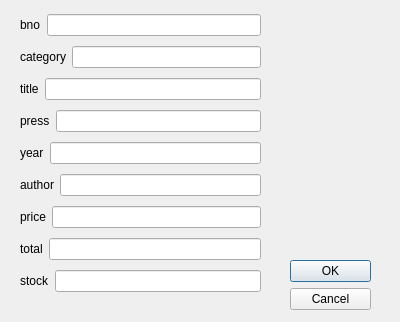
<?xml version="1.0" encoding="UTF-8"?>
<ui version="4.0">
 <class>single_book_in_dialog</class>
 <widget class="QDialog" name="single_book_in_dialog">
  <property name="geometry">
   <rect>
    <x>0</x>
    <y>0</y>
    <width>400</width>
    <height>322</height>
   </rect>
  </property>
  <property name="windowTitle">
   <string>Dialog</string>
  </property>
  <widget class="QDialogButtonBox" name="buttonBox">
   <property name="geometry">
    <rect>
     <x>290</x>
     <y>260</y>
     <width>81</width>
     <height>241</height>
    </rect>
   </property>
   <property name="orientation">
    <enum>Qt::Vertical</enum>
   </property>
   <property name="standardButtons">
    <set>QDialogButtonBox::Cancel|QDialogButtonBox::Ok</set>
   </property>
  </widget>
  <widget class="QWidget" name="">
   <property name="geometry">
    <rect>
     <x>20</x>
     <y>10</y>
     <width>241</width>
     <height>291</height>
    </rect>
   </property>
   <layout class="QVBoxLayout" name="verticalLayout">
    <item>
     <layout class="QHBoxLayout" name="horizontalLayout">
      <item>
       <widget class="QLabel" name="label">
        <property name="text">
         <string>bno</string>
        </property>
       </widget>
      </item>
      <item>
       <widget class="QLineEdit" name="lineEdit"/>
      </item>
     </layout>
    </item>
    <item>
     <layout class="QHBoxLayout" name="horizontalLayout_2">
      <item>
       <widget class="QLabel" name="label_2">
        <property name="text">
         <string>category</string>
        </property>
       </widget>
      </item>
      <item>
       <widget class="QLineEdit" name="lineEdit_2"/>
      </item>
     </layout>
    </item>
    <item>
     <layout class="QHBoxLayout" name="horizontalLayout_3">
      <item>
       <widget class="QLabel" name="label_3">
        <property name="text">
         <string>title</string>
        </property>
       </widget>
      </item>
      <item>
       <widget class="QLineEdit" name="lineEdit_3"/>
      </item>
     </layout>
    </item>
    <item>
     <layout class="QHBoxLayout" name="horizontalLayout_4">
      <item>
       <widget class="QLabel" name="label_4">
        <property name="text">
         <string>press</string>
        </property>
       </widget>
      </item>
      <item>
       <widget class="QLineEdit" name="lineEdit_4"/>
      </item>
     </layout>
    </item>
    <item>
     <layout class="QHBoxLayout" name="horizontalLayout_5">
      <item>
       <widget class="QLabel" name="label_5">
        <property name="text">
         <string>year</string>
        </property>
       </widget>
      </item>
      <item>
       <widget class="QLineEdit" name="lineEdit_5"/>
      </item>
     </layout>
    </item>
    <item>
     <layout class="QHBoxLayout" name="horizontalLayout_6">
      <item>
       <widget class="QLabel" name="label_6">
        <property name="text">
         <string>author</string>
        </property>
       </widget>
      </item>
      <item>
       <widget class="QLineEdit" name="lineEdit_6"/>
      </item>
     </layout>
    </item>
    <item>
     <layout class="QHBoxLayout" name="horizontalLayout_7">
      <item>
       <widget class="QLabel" name="label_7">
        <property name="text">
         <string>price</string>
        </property>
       </widget>
      </item>
      <item>
       <widget class="QLineEdit" name="lineEdit_7"/>
      </item>
     </layout>
    </item>
    <item>
     <layout class="QHBoxLayout" name="horizontalLayout_8">
      <item>
       <widget class="QLabel" name="label_8">
        <property name="text">
         <string>total</string>
        </property>
       </widget>
      </item>
      <item>
       <widget class="QLineEdit" name="lineEdit_8"/>
      </item>
     </layout>
    </item>
    <item>
     <layout class="QHBoxLayout" name="horizontalLayout_9">
      <item>
       <widget class="QLabel" name="label_9">
        <property name="text">
         <string>stock</string>
        </property>
       </widget>
      </item>
      <item>
       <widget class="QLineEdit" name="lineEdit_9"/>
      </item>
     </layout>
    </item>
   </layout>
  </widget>
  <zorder>buttonBox</zorder>
  <zorder>horizontalLayoutWidget</zorder>
  <zorder>horizontalLayoutWidget_2</zorder>
  <zorder>horizontalLayoutWidget_3</zorder>
  <zorder>horizontalLayoutWidget_4</zorder>
  <zorder>horizontalLayoutWidget_5</zorder>
  <zorder>horizontalLayoutWidget_6</zorder>
  <zorder>lineEdit_6</zorder>
  <zorder>label_6</zorder>
  <zorder>horizontalLayoutWidget_7</zorder>
  <zorder>horizontalLayoutWidget_8</zorder>
  <zorder>horizontalLayoutWidget_9</zorder>
 </widget>
 <resources/>
 <connections>
  <connection>
   <sender>buttonBox</sender>
   <signal>accepted()</signal>
   <receiver>single_book_in_dialog</receiver>
   <slot>accept()</slot>
   <hints>
    <hint type="sourcelabel">
     <x>248</x>
     <y>254</y>
    </hint>
    <hint type="destinationlabel">
     <x>157</x>
     <y>274</y>
    </hint>
   </hints>
  </connection>
  <connection>
   <sender>buttonBox</sender>
   <signal>rejected()</signal>
   <receiver>single_book_in_dialog</receiver>
   <slot>reject()</slot>
   <hints>
    <hint type="sourcelabel">
     <x>316</x>
     <y>260</y>
    </hint>
    <hint type="destinationlabel">
     <x>286</x>
     <y>274</y>
    </hint>
   </hints>
  </connection>
 </connections>
</ui>
